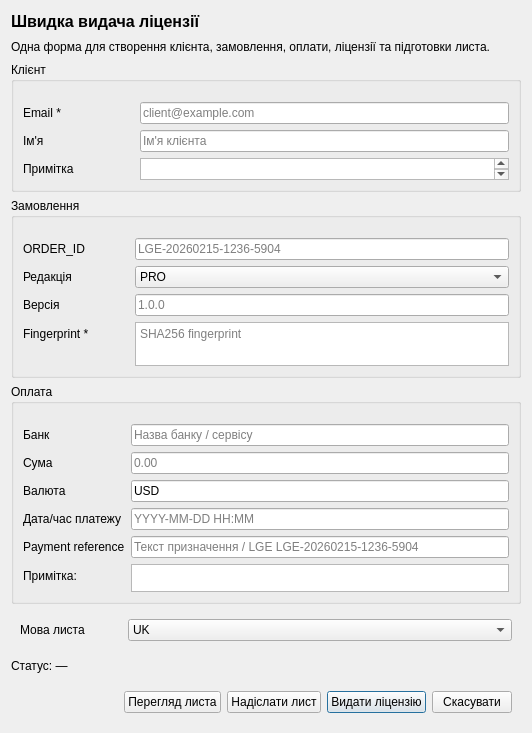
<?xml version="1.0" encoding="UTF-8"?>
<ui version="4.0">
 <class>QuickIssueDialog</class>
 <widget class="QDialog" name="QuickIssueDialog">
  <property name="geometry">
   <rect>
    <x>0</x>
    <y>0</y>
    <width>532</width>
    <height>733</height>
   </rect>
  </property>
  <property name="minimumSize">
   <size>
    <width>475</width>
    <height>560</height>
   </size>
  </property>
  <property name="windowTitle">
   <string>LGE Office — Швидка видача ліцензії</string>
  </property>
  <property name="windowIcon">
   <iconset resource="../resources.qrc">
    <normaloff>:/office/icons/lgeoffice_gpt_24x24.png</normaloff>:/office/icons/lgeoffice_gpt_24x24.png</iconset>
  </property>
  <property name="modal">
   <bool>true</bool>
  </property>
  <layout class="QVBoxLayout" name="verticalLayoutMain" stretch="1,1,4,6,10,0,1,3">
   <item>
    <widget class="QLabel" name="lblTitle">
     <property name="font">
      <font>
       <pointsize>12</pointsize>
       <bold>true</bold>
      </font>
     </property>
     <property name="text">
      <string>Швидка видача ліцензії</string>
     </property>
    </widget>
   </item>
   <item>
    <widget class="QLabel" name="lblHint">
     <property name="text">
      <string>Одна форма для створення клієнта, замовлення, оплати, ліцензії та підготовки листа.</string>
     </property>
     <property name="wordWrap">
      <bool>true</bool>
     </property>
    </widget>
   </item>
   <item>
    <widget class="QGroupBox" name="grpCustomer">
     <property name="minimumSize">
      <size>
       <width>0</width>
       <height>130</height>
      </size>
     </property>
     <property name="title">
      <string>Клієнт</string>
     </property>
     <layout class="QFormLayout" name="formLayoutCustomer">
      <property name="topMargin">
       <number>20</number>
      </property>
      <item row="0" column="0">
       <widget class="QLabel" name="lblEmail">
        <property name="text">
         <string>Email *</string>
        </property>
       </widget>
      </item>
      <item row="0" column="1">
       <widget class="QLineEdit" name="editEmail">
        <property name="placeholderText">
         <string>client@example.com</string>
        </property>
       </widget>
      </item>
      <item row="1" column="0">
       <widget class="QLabel" name="lblCustomerName">
        <property name="text">
         <string>Ім'я</string>
        </property>
       </widget>
      </item>
      <item row="1" column="1">
       <widget class="QLineEdit" name="editCustomerName">
        <property name="placeholderText">
         <string>Ім'я клієнта</string>
        </property>
       </widget>
      </item>
      <item row="2" column="0">
       <widget class="QLabel" name="lblCustomerNote">
        <property name="text">
         <string>Примітка                  </string>
        </property>
       </widget>
      </item>
      <item row="2" column="1">
       <widget class="QPlainTextEdit" name="txtCustomerNote">
        <property name="maximumSize">
         <size>
          <width>16777215</width>
          <height>80</height>
         </size>
        </property>
       </widget>
      </item>
     </layout>
    </widget>
   </item>
   <item>
    <widget class="QGroupBox" name="grpOrder">
     <property name="minimumSize">
      <size>
       <width>0</width>
       <height>180</height>
      </size>
     </property>
     <property name="title">
      <string>Замовлення</string>
     </property>
     <layout class="QFormLayout" name="formLayoutOrder">
      <property name="topMargin">
       <number>20</number>
      </property>
      <item row="2" column="0">
       <widget class="QLabel" name="lblEdition">
        <property name="text">
         <string>Редакція</string>
        </property>
       </widget>
      </item>
      <item row="2" column="1">
       <widget class="QComboBox" name="cmbEdition">
        <item>
         <property name="text">
          <string>PRO</string>
         </property>
        </item>
        <item>
         <property name="text">
          <string>PRO+</string>
         </property>
        </item>
       </widget>
      </item>
      <item row="3" column="0">
       <widget class="QLabel" name="lblAppVersion">
        <property name="text">
         <string>Версія</string>
        </property>
       </widget>
      </item>
      <item row="3" column="1">
       <widget class="QLineEdit" name="editAppVersion">
        <property name="placeholderText">
         <string>1.0.0</string>
        </property>
       </widget>
      </item>
      <item row="4" column="0">
       <widget class="QLabel" name="lblFingerprint">
        <property name="text">
         <string>Fingerprint *            </string>
        </property>
       </widget>
      </item>
      <item row="4" column="1">
       <widget class="QPlainTextEdit" name="txtFingerprint">
        <property name="maximumSize">
         <size>
          <width>16777215</width>
          <height>80</height>
         </size>
        </property>
        <property name="lineWidth">
         <number>0</number>
        </property>
        <property name="placeholderText">
         <string>SHA256 fingerprint</string>
        </property>
       </widget>
      </item>
      <item row="1" column="0">
       <widget class="QLabel" name="lblOrderId">
        <property name="text">
         <string>ORDER_ID</string>
        </property>
       </widget>
      </item>
      <item row="1" column="1">
       <widget class="QLineEdit" name="editOrderId">
        <property name="readOnly">
         <bool>false</bool>
        </property>
        <property name="placeholderText">
         <string>LGE-20260215-1236-5904</string>
        </property>
       </widget>
      </item>
     </layout>
    </widget>
   </item>
   <item>
    <widget class="QGroupBox" name="grpPayment">
     <property name="minimumSize">
      <size>
       <width>0</width>
       <height>220</height>
      </size>
     </property>
     <property name="title">
      <string>Оплата</string>
     </property>
     <layout class="QFormLayout" name="formLayoutPayment">
      <property name="topMargin">
       <number>20</number>
      </property>
      <item row="0" column="0">
       <widget class="QLabel" name="lblBank">
        <property name="text">
         <string>Банк</string>
        </property>
       </widget>
      </item>
      <item row="0" column="1">
       <widget class="QLineEdit" name="editBank">
        <property name="placeholderText">
         <string>Назва банку / сервісу</string>
        </property>
       </widget>
      </item>
      <item row="2" column="0">
       <widget class="QLabel" name="lblAmount">
        <property name="text">
         <string>Сума</string>
        </property>
       </widget>
      </item>
      <item row="2" column="1">
       <widget class="QLineEdit" name="editAmount">
        <property name="inputMask">
         <string/>
        </property>
        <property name="placeholderText">
         <string>0.00</string>
        </property>
       </widget>
      </item>
      <item row="3" column="0">
       <widget class="QLabel" name="lblCurrency">
        <property name="text">
         <string>Валюта</string>
        </property>
       </widget>
      </item>
      <item row="3" column="1">
       <widget class="QLineEdit" name="editCurrency">
        <property name="text">
         <string>USD</string>
        </property>
        <property name="maxLength">
         <number>3</number>
        </property>
       </widget>
      </item>
      <item row="4" column="0">
       <widget class="QLabel" name="lblPaidUtc">
        <property name="text">
         <string>Дата/час платежу</string>
        </property>
       </widget>
      </item>
      <item row="4" column="1">
       <widget class="QLineEdit" name="editPaidUtc">
        <property name="placeholderText">
         <string>YYYY-MM-DD HH:MM</string>
        </property>
       </widget>
      </item>
      <item row="6" column="0">
       <widget class="QLabel" name="lblPaymentNote">
        <property name="text">
         <string>Примітка:</string>
        </property>
       </widget>
      </item>
      <item row="6" column="1">
       <widget class="QPlainTextEdit" name="txtPaymentNote">
        <property name="maximumSize">
         <size>
          <width>16777215</width>
          <height>80</height>
         </size>
        </property>
       </widget>
      </item>
      <item row="5" column="0">
       <widget class="QLabel" name="lblPaymentRef">
        <property name="text">
         <string>Payment reference</string>
        </property>
       </widget>
      </item>
      <item row="5" column="1">
       <widget class="QLineEdit" name="editPaymentRef">
        <property name="placeholderText">
         <string>Текст призначення / LGE LGE-20260215-1236-5904</string>
        </property>
       </widget>
      </item>
     </layout>
    </widget>
   </item>
   <item>
    <layout class="QHBoxLayout" name="horizontalLayout">
     <property name="spacing">
      <number>9</number>
     </property>
     <property name="leftMargin">
      <number>9</number>
     </property>
     <property name="topMargin">
      <number>9</number>
     </property>
     <property name="rightMargin">
      <number>9</number>
     </property>
     <property name="bottomMargin">
      <number>9</number>
     </property>
     <item>
      <widget class="QLabel" name="lblEmailLanguage">
       <property name="maximumSize">
        <size>
         <width>99</width>
         <height>16777215</height>
        </size>
       </property>
       <property name="text">
        <string>Мова листа</string>
       </property>
      </widget>
     </item>
     <item>
      <widget class="QComboBox" name="cmbEmailLanguage">
       <item>
        <property name="text">
         <string>UK</string>
        </property>
       </item>
       <item>
        <property name="text">
         <string>EN</string>
        </property>
       </item>
      </widget>
     </item>
    </layout>
   </item>
   <item>
    <widget class="QLabel" name="lblCustomerStatus">
     <property name="text">
      <string>Статус: —</string>
     </property>
    </widget>
   </item>
   <item>
    <layout class="QHBoxLayout" name="layoutButtons" stretch="0,0,0,0,0">
     <property name="leftMargin">
      <number>9</number>
     </property>
     <property name="topMargin">
      <number>9</number>
     </property>
     <property name="rightMargin">
      <number>9</number>
     </property>
     <property name="bottomMargin">
      <number>9</number>
     </property>
     <item>
      <spacer name="horizontalSpacerButtons">
       <property name="orientation">
        <enum>Qt::Orientation::Horizontal</enum>
       </property>
       <property name="sizeHint" stdset="0">
        <size>
         <width>40</width>
         <height>20</height>
        </size>
       </property>
      </spacer>
     </item>
     <item>
      <widget class="QPushButton" name="btnPreviewEmail">
       <property name="text">
        <string>Перегляд листа</string>
       </property>
       <property name="autoDefault">
        <bool>false</bool>
       </property>
      </widget>
     </item>
     <item>
      <widget class="QPushButton" name="btnSendEmail">
       <property name="text">
        <string>Надіслати лист</string>
       </property>
       <property name="autoDefault">
        <bool>false</bool>
       </property>
      </widget>
     </item>
     <item>
      <widget class="QPushButton" name="btnIssue">
       <property name="text">
        <string>Видати ліцензію</string>
       </property>
       <property name="checkable">
        <bool>true</bool>
       </property>
      </widget>
     </item>
     <item>
      <widget class="QPushButton" name="btnCancel">
       <property name="text">
        <string>Скасувати</string>
       </property>
      </widget>
     </item>
    </layout>
   </item>
  </layout>
 </widget>
 <resources>
  <include location="../resources.qrc"/>
 </resources>
 <connections/>
</ui>
